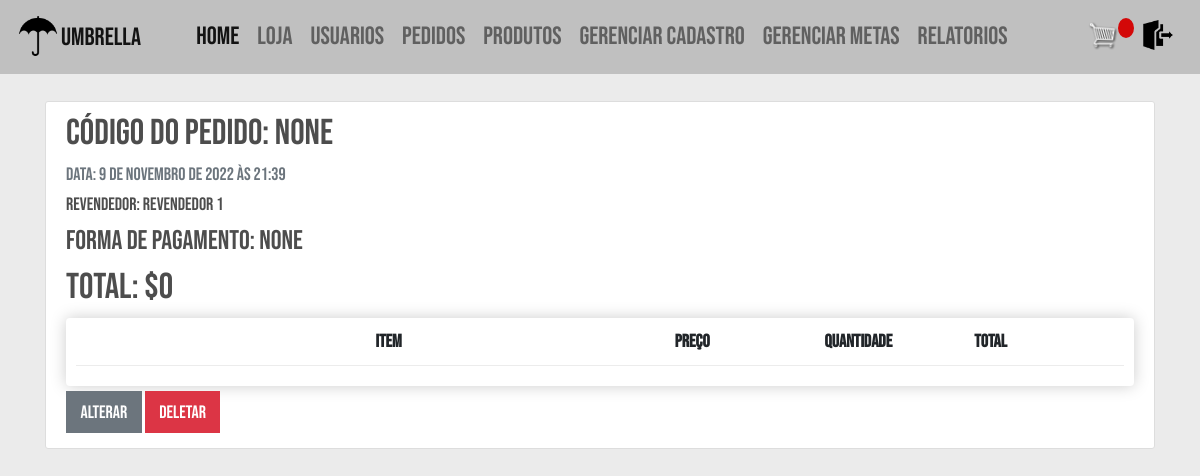
/detalhe_pedido/3/ (signed in), run on an earlier commit of the app's database.
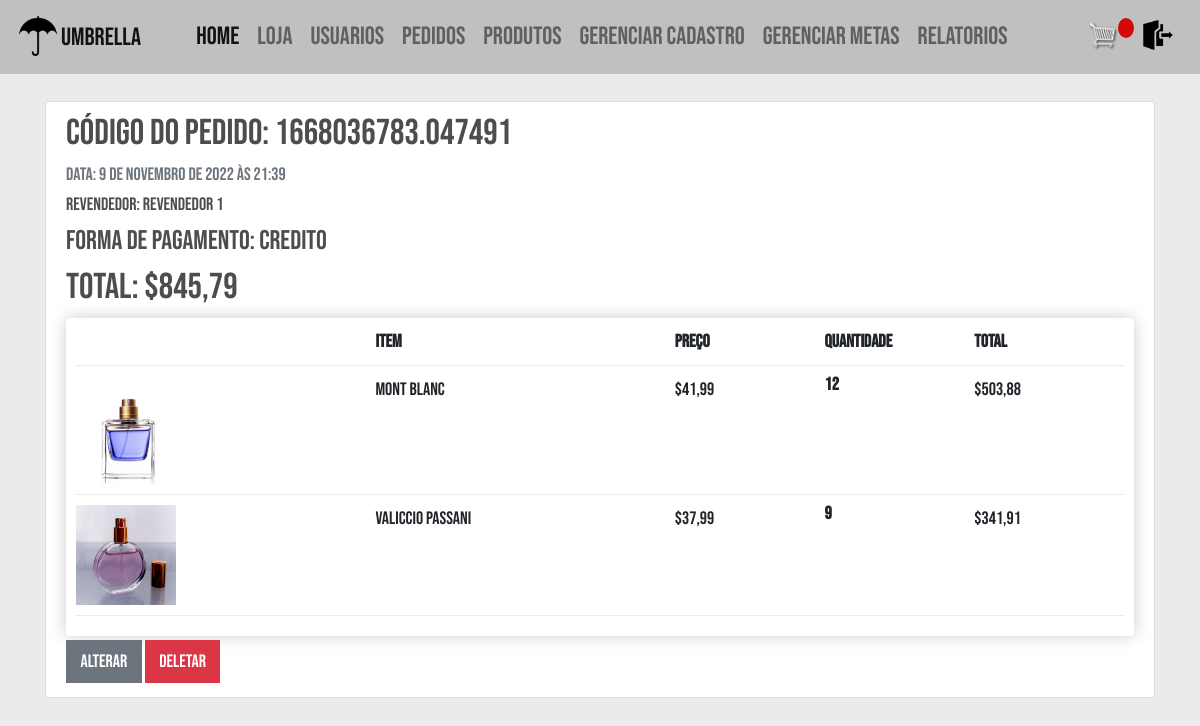
And on a later commit of the database.
### vendas/models.py (models this page shows, shortened)
class Pedido(models.Model):
    cod_pedido = models.CharField(
        _("código do pedido"), max_length=100, null=True)
    APROV_PEND = "Aprovação pendente"
    APROVADO = "Aprovado"
    ENVIADO = "Enviado"
    FINALIZADO = "Finalizado"
    opcoes_status = [
        (APROV_PEND, "Aprovacao_pendente"),
        (APROVADO, "aprovado"),
        (ENVIADO, "enviado"),
        (FINALIZADO, "finalizado"),
    ]
    status = models.CharField(choices=opcoes_status,
                              max_length=50, null=True, blank=True)
    completo = models.BooleanField(default=False)
    data = models.DateTimeField(
        _("data do pedido"), default=timezone.now, null=True, blank=True)
    subtotal = models.FloatField(
        _("valor pré-desconto do pedido"), null=True, blank=True)
    total = models.FloatField(
        _("valor total do pedido"), null=True, blank=True)
    CREDITO = "credito"
    DEBITO = "debito"
    PIX = "pix"
    BOLETO = "boleto"
    opcoes_pagamento = [
        (CREDITO, "Credito"),
        (DEBITO, "Debito"),
        (PIX, "Pix"),
        (BOLETO, "Boleto"),
    ]
    metodo_de_pagamento = models.CharField(
        choices=opcoes_pagamento, max_length=200, null=True, blank=True)
    franquia = models.ForeignKey(Franquia, verbose_name=_(
        "franquia"), on_delete=models.SET_NULL, null=True, blank=True)
    loja = models.ForeignKey(Loja, verbose_name=_(
        "loja"), on_delete=models.SET_NULL, null=True, blank=True)
    revendedor = models.ForeignKey(Revendedor, verbose_name=_(
        "revendedor"), on_delete=models.SET_NULL, null=True, blank=True)
    @property
    def get_carrinho_total(self):
        itenspedido = self.itempedido_set.filter()
        total = sum([item.get_total for item in itenspedido])
        return total

class Revendedor(models.Model):
    user = models.OneToOneField(
        User, on_delete=models.CASCADE)
    nome = models.CharField(_("Nome"), max_length=100, blank=True)
    cpf = models.IntegerField(_("Cpf"), blank=True)
    telefone = models.CharField(_("Telefone"), max_length=15, blank=True)
    cep = models.CharField(_("CEP"), max_length=15, blank=True)
    endereco = models.CharField(_("Endereço"), max_length=200, blank=True)
    datanasc = models.DateField(
        _("Data de nascimento"), auto_now=False, auto_now_add=False, blank=True)
    supervisor = models.ForeignKey(Supervisor, verbose_name=_(
        "supervisor"), on_delete=models.SET_NULL, null=True, blank=True)
    """ data_ingressao = models.DateTimeField(
        _("Data de ingressão"), auto_now_add=True, blank=True) """
    meta = models.ForeignKey(
        Meta, on_delete=models.SET_NULL, null=True, blank=True)
    is_aprovado = models.BooleanField(_('Aprovado'), default=False)
    class Meta:
        verbose_name = "Revendedor"
        verbose_name_plural = "Revendedores"
    def __str__(self):
        return self.nome

class ItemPedido(models.Model):
    pedido = models.ForeignKey(Pedido, verbose_name=_(
        "Pedido"), on_delete=models.CASCADE, null=True)
    produto = models.ForeignKey(Produto, verbose_name=_(
        "produto"), on_delete=models.CASCADE, null=True)
    quantidade = models.IntegerField(
        _("quantidade"), default=0, null=True, blank=True)
    data_adicionado = models.DateTimeField(auto_now_add=True)
    @property
    def get_total(self):
        total = self.produto.preco * self.quantidade
        return total

class Produto(models.Model):
    codigo = models.IntegerField(
        _("codigo do produto"), unique=True)
    descricao = models.CharField(_("descrição"), max_length=200, null=True)
    nome = models.CharField(_("nome do produto"),
                            max_length=100, unique=True, null=True)
    qtde_estoque = models.PositiveIntegerField(
        _("quantidade em estoque"), null=True)
    preco = models.FloatField(_("preço do produto"), null=True)
    image = models.ImageField(null=True, blank=True)
    @property
    def imageURL(self):
        try:
            url = self.image.url
        except:
            url = ''
        return url

### vendas/views.py (the view)
# urls.py: path('detalhe_pedido/<int:pk>/', views.detalhePedido, name='detalhe_pedido'),
@login_required
def detalhePedido(request, pk):
    pedido = Pedido.objects.get(id=pk)
    itens = pedido.itempedido_set.all()
    return render(request, "vendas/detalhe_pedido.html", {'pedido': pedido, 'itens': itens})

### users/models.py (called while the page is built)
    def __str__(self):
        return self.email

### vendas/templates/vendas/detalhe_pedido.html (shortened to what this page needs)
{% extends "vendas/base.html" %}
{% block content %}
<article class="media content-section">
  <div class="media-body">
    <div class="article-metadata">
      <h2>Código do pedido: {{ pedido.cod_pedido }}</h2>
      <h6 class="text-muted">Data: {{ pedido.data}}</h6>
      {% if pedido.revendedor %}
      <h6>Revendedor: {{ pedido.revendedor }}</h6>
      {% elif pedido.loja %}
      <h6>Loja: {{ pedido.loja }}</h6>
      {% endif %}
      <h4>Forma de pagamento: {{pedido.metodo_de_pagamento}}</h4>
      <h2>Total: ${{ pedido.get_carrinho_total }}</h2>
      <div class="box-element">
        <div class="carrinho-row">
          <div style="flex:2"></div>
          <div style="flex:2"><strong>Item</strong></div>
          <div style="flex:1"><strong>Preço</strong></div>
          <div style="flex:1"><strong>Quantidade</strong></div>
          <div style="flex:1"><strong>Total</strong></div>
        </div>
        {% for item in itens %}
        <div class="carrinho-row">
          <div style="flex:2"><img class="row-image"
              src="{{item.produto.imageURL}}"></div>
          <div style="flex:2"><p>{{item.produto.nome}}</p></div>
          <div style="flex:1"><p>${{item.produto.preco|floatformat:2}}</p></div>
          <div style="flex:1">
            <p class="quantity">{{item.quantidade}}</p>
          </div>
          <div style="flex:1"><p>${{item.get_total|floatformat:2}}</p></div>
        </div>
        {% endfor %}
      </div>
      {% if pedido.revendedor.user == user or pedido.loja.user == user %}
      <div>
        <a class="btn btn-secondary btn-me mt-1 mb-1" href="{% url 'atualizar_pedido' pedido.id %}">Alterar</a>
        <a class="btn btn-danger btn-me mt-1 mb-1" href="{% url 'deletar_pedido' pedido.id %}">Deletar</a>
        {% if pedido.status == 'Finalizado' %}
        <a class="btn btn-success btn-me mt-1 mb-1" href="{% url 'confirmar_pedido' pedido.id %}">Confirmar recebimento</a>
        {% endif %}
      </div>
      {% elif user.type == 'FRANQUIA' %}
      <div>
        <a class="btn btn-secondary btn-me mt-1 mb-1" href="{% url 'atualizar_pedido' pedido.id %}">Alterar</a>
        <a class="btn btn-danger btn-me mt-1 mb-1" href="{% url 'deletar_pedido' pedido.id %}">Deletar</a>
      </div>
      {% endif %}
    </div>
  </div>
</article>
{% endblock content %}

### vendas/templates/vendas/base.html (shortened to what this page needs)
<!DOCTYPE html>
{% load static %}
<html lang="en">
<head>
  <link rel="stylesheet" href="https://stackpath.bootstrapcdn.com/bootstrap/4.4.1/css/bootstrap.min.css">
  <link rel="stylesheet" type="text/css" href="{% static 'vendas/css/style.css' %}">
</head>
<body>
	<nav class="navbar navbar-expand-lg navbar-light bg-dark">
		<a class="navbar-brand" href="{% url 'vendas-home' %}"><img src="../../static/vendas/images/logo.png" alt="">UMBRELLA</a>
		<div class="nav-container">
		{% if request.user.type == 'REVENDEDOR' or request.user.type == 'LOJA'%}
			<div class="collapse navbar-collapse" id="navbarNavDropdown">
				<ul class="navbar-nav mr-auto">
					<li class="nav-item active">
						<a class="nav-link" href="{% url 'vendas-home' %}">Home<span class="sr-only">(Página atual)</span></a>
					</li>
					<li class="nav-item">
						<a class="nav-link" href="{% url 'produtos' %}">Fazer Pedido</a>
					</li>
					<li class="nav-item">
						<a class="nav-link" href="{% url 'meus_pedidos' %}">Meus Pedidos</a>
					</li>
					<li class="nav-item">
						<a class="nav-link" href="{% url 'perfil' %}">Gerenciar Cadastro</a>
					</li>
				</ul>
			</div>
		{% elif request.user.type == 'FRANQUIA' %}
			<div class="collapse navbar-collapse" id="navbarNavDropdown">
				<ul class="navbar-nav mr-auto">
					<li class="nav-item active">
						<a class="nav-link" href="{% url 'vendas-home' %}">Home<span class="sr-only">(Página atual)</span></a>
					</li>
					<li class="nav-item">
						<a class="nav-link" href="{% url 'produtos' %}">Loja</a>
					</li>
					<li class="nav-item">
						<a class="nav-link" href="{% url 'usuarios' %}">Usuarios</a>
					</li>
					<li class="nav-item">
						<a class="nav-link" href="{% url 'pedidos' %}">Pedidos</a>
					</li>
					<li class="nav-item">
						<a class="nav-link" href="{% url 'cadastro_produtos' %}">Produtos</a>
					</li>
					<li class="nav-item">
						<a class="nav-link" href="{% url 'perfil' %}">Gerenciar Cadastro</a>
					</li>
					<li class="nav-item">
						<a class="nav-link" href="{% url 'metas' %}">Gerenciar Metas</a>
					</li>
					<li class="nav-item">
						<a class="nav-link" href="{% url 'relatorios' %}">Relatorios</a>
					</li>
				</ul>
			</div>
		{% endif %}
		</div>
	    <ul class="navbar-nav ml-auto">
			<div class="form-inline my-2 my-lg-0">
				<a href="{% url 'carrinho' %}">
				<img  id="carrinho-icon" src="{% static 'vendas/images/cart.png' %}">
				</a>
				<p id="carrinho-total">{{itensCarrinho}}</p>
			</div>
			<li class="nav-item">
				<a class="nav-link" href="{% url 'logout' %}"> <img class="img-icone" src="{% static 'vendas/images/leave.png' %}"> </a>
			</li>
		</ul>
	</nav>
    <div class="container">
		<br>
		{% block content %}
		{% endblock content %}
    </div>
</body>
</html>
</html>
{% load sweetify %}

### vendas/static/vendas/css/style.css (style rules this page uses)
html { font-size: 18px; }
body { margin: 0; padding: 0; font-family: 'Bebas Neue', sans-serif; background-color: #EBEBEB; background-size: cover; background-repeat: no-repeat; background-position: center; height: 100vh; }
.navbar-brand img { width: 40px; margin-right: 3px; }
.nav-container { margin: auto; }
.navbar-brand { position: relative; top: -1px; font-size: 25px; }
.navbar { font-size: 25px; }
h1, h2, h3, h4, h5, h6 { color: hsl(0, 0%, 30%); }
.box-element { box-shadow: hsl(0, 0%, 80%) 0 0 16px; background-color: #fff; border-radius: 4px; padding: 10px; }
.bg-dark { background-color: #c0c0c0 !important; }
#carrinho-icon { width: 30px; display: inline-block; margin-left: 15px; }
#carrinho-total { display: block; text-align: center; color: #fff; background-color: rgb(211, 8, 8); width: 16px; height: 20px; border-radius: 50%; font-size: 14px; }
.btn { border-radius: 0; }
.row-image { width: 100px; }
.carrinho-row { display: flex; align-items: flex-stretch; padding-bottom: 10px; margin-bottom: 10px; border-bottom: 1px solid #ececec; }
.quantity { display: inline-block; font-weight: 700; padding-right: 10px; position:relative; top:-5px }
.img-icone { width: 30px; }
.content-section { background: #ffffff; padding: 10px 20px; border: 1px solid #dddddd; border-radius: 3px; margin-bottom: 20px; width: 100%; }

What changed in the data, as far as the page shows it:
changed Pedido "revendedor 1": cod_pedido "None" → "1668036783.047491"; metodo_de_pagamento "None" → "credito"; get_carrinho_total "0" → "845,79"
added ItemPedido: produto.imageURL (picture), produto.nome "mont blanc", produto.preco "41,99", quantidade "12", get_total "503,88"
added ItemPedido: produto.imageURL (picture), produto.nome "valiccio passani", produto.preco "37,99", quantidade "9", get_total "341,91"
